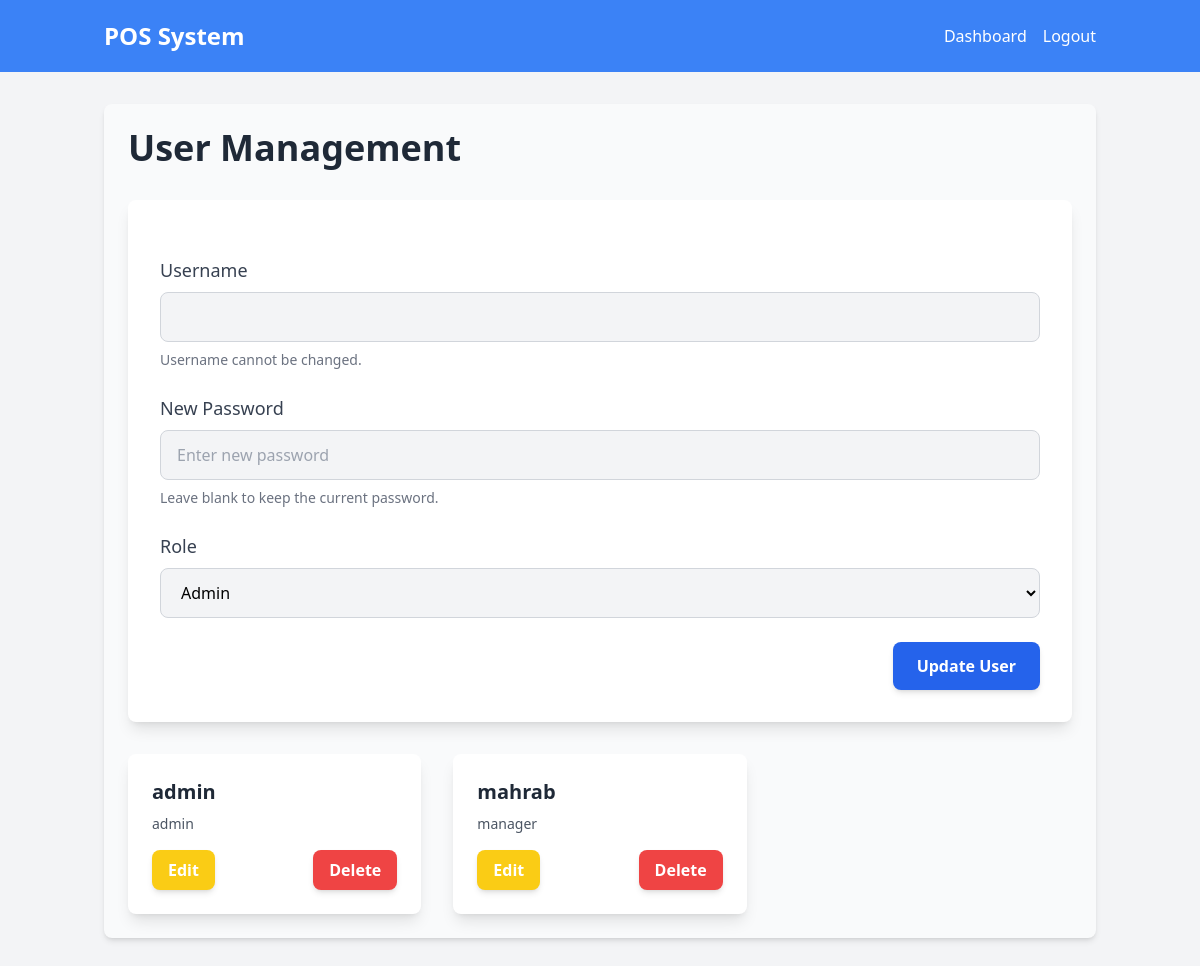
/user-management (signed in), run on an earlier commit of the app's database.
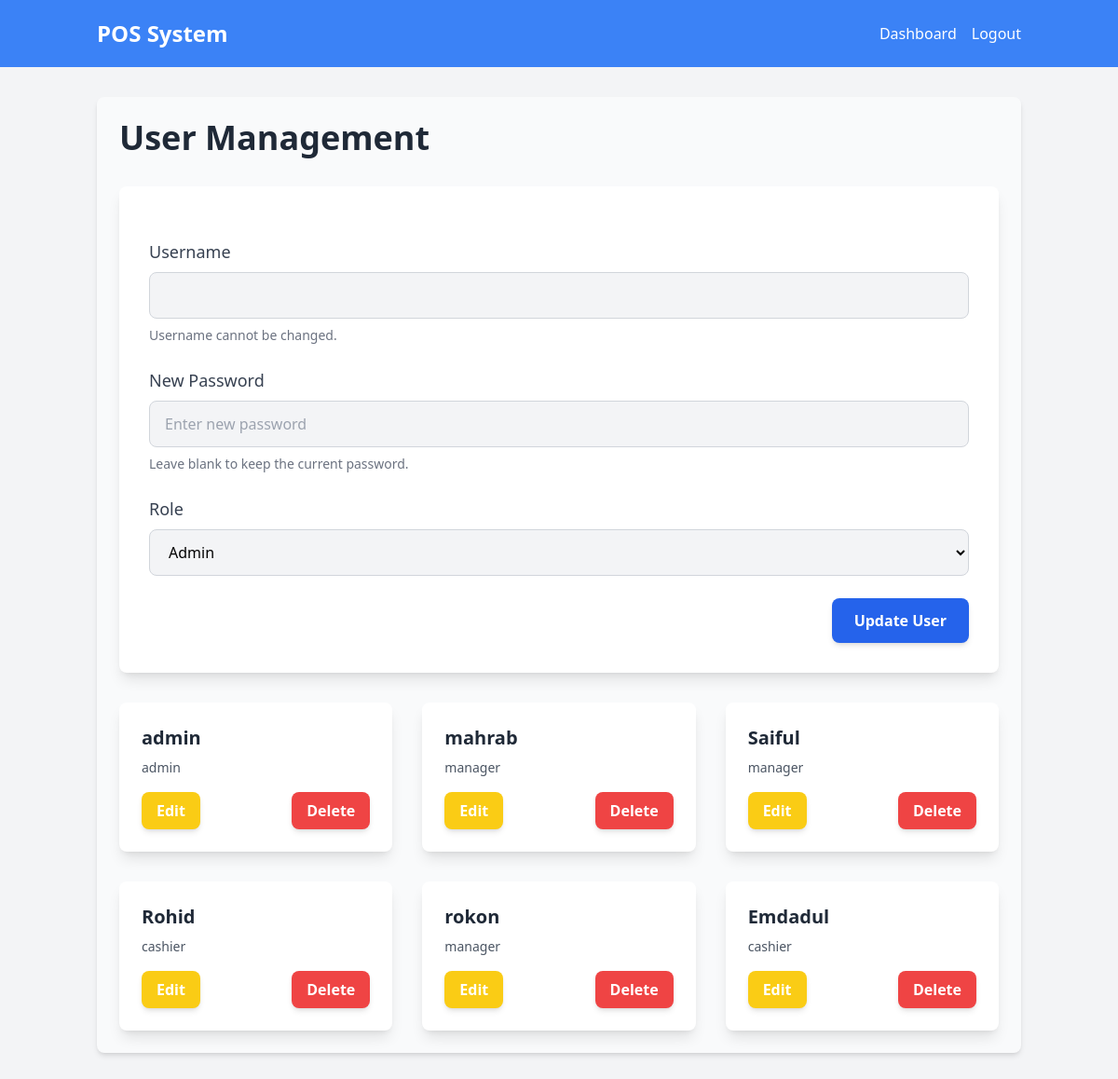
And on a later commit of the database.
### models.py (models this page shows, shortened)
class User(UserMixin, db.Model):
    id = db.Column(db.Integer, primary_key=True)
    username = db.Column(db.String(80), unique=True, nullable=False)
    password_hash = db.Column(db.String(128))
    role = db.Column(db.String(20), nullable=False)

### routes.py (the view, shortened to what this page needs)
    @app.route("/user-management", methods=['GET', 'POST'])
    @login_required
    def user_management():
        if current_user.role != 'admin':
            return redirect(url_for('dashboard'))
        users = User.query.all()
        return render_template('user_management.html', users=users)

### templates/user_management.html (shortened to what this page needs)
{% extends "base.html" %} {% block content %}
<div class="container mx-auto p-6 bg-gray-50 rounded-lg shadow-md">
  <h2 class="text-4xl font-bold text-gray-800 mb-8">User Management</h2>
  <div class="bg-white p-8 rounded-lg shadow-lg mb-8">
    <form method="POST" id="edit-form" class="space-y-6">
      <div>
        <label
          for="username"
          class="block text-lg font-medium text-gray-700 mb-2"
          >Username</label
        >
        <input
          type="text"
          name="username"
          id="username"
          readonly
          class="block w-full px-4 py-3 border border-gray-300 rounded-lg bg-gray-100 focus:ring-2 focus:ring-blue-500 focus:border-transparent"
        />
        <p class="mt-2 text-sm text-gray-500">Username cannot be changed.</p>
      </div>
      <div>
        <label
          for="password"
          class="block text-lg font-medium text-gray-700 mb-2"
          >New Password</label
        >
        <input
          type="password"
          name="password"
          id="password"
          placeholder="Enter new password"
          class="block w-full px-4 py-3 border border-gray-300 rounded-lg bg-gray-100 focus:ring-2 focus:ring-blue-500 focus:border-transparent"
        />
        <p class="mt-2 text-sm text-gray-500">
          Leave blank to keep the current password.
        </p>
      </div>
      <div>
        <label for="role" class="block text-lg font-medium text-gray-700 mb-2"
          >Role</label
        >
        <select
          name="role"
          id="role"
          class="block w-full px-4 py-3 border border-gray-300 rounded-lg bg-gray-100 focus:ring-2 focus:ring-blue-500 focus:border-transparent"
        >
          <option value="admin">Admin</option>
        </select>
      </div>
      <div class="flex justify-end">
        <button
          type="submit"
          class="bg-blue-600 hover:bg-blue-700 text-white font-bold py-3 px-6 rounded-lg shadow-md transition duration-300"
        >
          Update User
        </button>
      </div>
    </form>
  </div>
  <div class="grid grid-cols-1 sm:grid-cols-2 lg:grid-cols-3 gap-8">
    {% for user in users %}
    <div
      class="bg-white p-6 rounded-lg shadow-lg hover:shadow-xl transition duration-300"
    >
      <h3 class="text-xl font-bold text-gray-800 mb-2">{{ user.username }}</h3>
      <p class="text-sm text-gray-600 mb-4">{{ user.role }}</p>
      <div class="flex justify-between items-center">
        <button
          onclick="editUser('{{ user.id }}', '{{ user.username }}', '{{ user.role }}')"
          class="bg-yellow-400 hover:bg-yellow-500 text-white font-bold py-2 px-4 rounded-lg shadow-md transition duration-300"
        >
          Edit
        </button>
        <form method="POST" style="display: inline">
          <button
            type="submit"
            class="bg-red-500 hover:bg-red-600 text-white font-bold py-2 px-4 rounded-lg shadow-md transition duration-300"
          >
            Delete
          </button>
        </form>
      </div>
    </div>
    {% endfor %}
  </div>
</div>
{% endblock %}

What changed in the data, as far as the page shows it:
added User: username "Saiful", role "manager"
added User: username "Rohid", role "cashier"
added User: username "rokon", role "manager"
added User: username "Emdadul", role "cashier"
